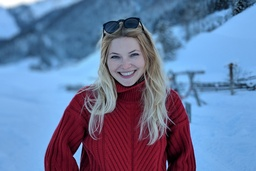
#> input picture CS 4363/Project/Google-Pixel-2-Portrait-Mode-Sample-Photo-1.jpg, 256 x 171 px, shrunk from 1200 x 800 before the run
$ python project.py   (older library calls are emulated)
#> lines starting #> are read from the running program, lines starting #| are printed output that depends on the picture; long printed decimals are rounded
#!/usr/bin/env python3
# -*- coding: utf-8 -*-
"""
Created on Sun Dec  2 21:34:59 2018

@author: Oscar Galindo and Aleksandr Diamond
"""


# Segmantation based on connected components
# Programmed by Olac Fuentes
# Last modified November 19, 2018

import numpy as np
import cv2

def find(i):
    if S[i] <0:
        return i
    s = find(S[i])
    S[i] = s #Path compression
    return s

def union(i,j,thr):
    # Joins two regions if they are similar
    # Keeps track of size and mean color of regions
    ri =find(i)
    rj = find(j)
    if (ri!= rj):
        d =  sum_pixels[ri,:]/count[ri] - sum_pixels[rj,:]/count[rj]
        diff = np.sqrt(np.sum(d*d))
        if diff < thr:
            S[rj] = ri
            count[ri]+=count[rj]
            count[rj]=0
            sum_pixels[ri,:]+=sum_pixels[rj,:]
            sum_pixels[rj,:]=0

def regular_union(i,j):
    # Joins two regions if they are similar
    # Keeps track of size and mean color of regions
    ri =find(i)
    rj = find(j)
    if (ri!= rj):
        S[rj] = ri
        count[ri]+=count[rj]
        count[rj]=0
        sum_pixels[ri,:]+=sum_pixels[rj,:]
        sum_pixels[rj,:]=0

def initialize(I):
    rows = I.shape[0]
    cols = I.shape[1]
    S=np.zeros(rows*cols).astype(np.int)-1
    count=np.ones(rows*cols).astype(np.int)
    sum_pixels = np.copy(I).reshape(rows*cols,3)
    return S, count, sum_pixels

def connected_components_segmentation(I,thr):
    rows = I.shape[0]
    cols = I.shape[1]
    for p in range(S.shape[0]):
        if p%cols < cols-1:  # If p is not in the last column
            union(p,p+1,thr) # p+1 is the pixel to the right of p
        if p//cols < rows-1: # If p is not in the last row
            union(p,p+cols,thr) # p+cols is the pixel to below p

def calculate_threshold(I):
    std = [np.std(I[:,:,0]), np.std(I[:,:,1]), np.std(I[:,:,2])]
    return std[np.argmax(std)]

def connect_face_region(x,y,width,length,I):
    print('Initial Pixel', y)
#    initial_pixel = 250
    initial_pixel = I.shape[1] * (y) + (x)
    for pixel_row in range (width):
        for pixel_column in range(length):
            regular_union(initial_pixel, I.shape[1] * (pixel_row) + pixel_column + initial_pixel)


######################################
face_cascade = cv2.CascadeClassifier('/anaconda3/share/OpenCV/haarcascades/haarcascade_frontalface_default.xml')
eye_cascade = cv2.CascadeClassifier('/anaconda3/share/OpenCV/haarcascades/haarcascade_eye.xml')
img = cv2.imread('Google-Pixel-2-Portrait-Mode-Sample-Photo-1.jpg')
#> img is the input picture: shape (171, 256, 3); mean B, G, R 159, 121.3, 103.3
gray = cv2.cvtColor(img, cv2.COLOR_BGR2GRAY)
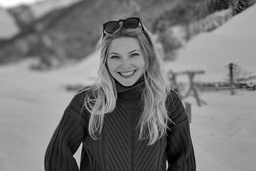
#> gray: shape (171, 256); min 0, max 255, mean 120.2
faces = face_cascade.detectMultiScale(gray, 1.2, 5)
#> faces = [[100, 36, 52, 52]]

for (x,y,w,h) in faces:
    I = img[y+2:y+h-2, x+2:x+w-2] #Change the order to get the actual face Sliced.
#    cv2.rectangle(img,(x,y),(x+w,y+h),(0,215,255),2)
    roi_gray = gray[y:y+h, x:x+w]
    roi_color = img[y:y+10, x:x+10]
#> this loop made 1 pass
#> pass 1, `I = img[y+2:y+h-2, x+2:x+w-2]`:
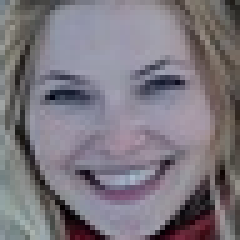
#> I: shape (48, 48, 3) (shown 5 times larger); mean B, G, R 126.9, 118.6, 123.9
#> pass 1, `roi_gray = gray[y:y+h, x:x+w]`:
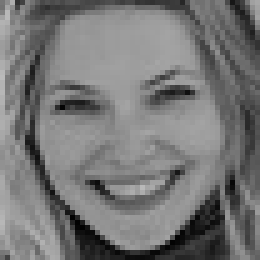
#> roi_gray: shape (52, 52) (shown 5 times larger); min 1, max 186, mean 118.4

cv2.imshow('Original Image',img)
######################################
image_number = 1
for (x,y,w,h) in faces:
    face  =  img[y+2:y+h-2,x+2:x+w-2,:]
    cv2.imshow(f'Face{image_number}', face)
    rows = img.shape[0]
    cols = img.shape[1]
    S, count, sum_pixels = initialize(img)
    connect_face_region(x,y,h,w,img)
#    if x+w < I.shape[1] and y+h < I.shape[0]:
    connect_face_region(x,y+h,h,w,img)
    cv2.imshow('Image body', img[y+h:img.shape[0], x:x+w,:])
#    thr = calculate_threshold(img[y+h:img.shape[0], x:x+w,:])
    thr = calculate_threshold(img[y:y+h, x:x+w,:])
#    thr = thr * 2
    print(thr)
    connected_components_segmentation(img,thr)
    print("Maximum number of pixels together",np.max(count))

    print('Regions found: ',np.sum(S==-1))
    print('Size 1 regions found: ',np.sum(count==1))

    rand_cm = np.random.random_sample((rows*cols, 3))
    seg_im_mean = np.zeros((rows,cols,3))
    seg_im_rand = np.zeros((rows,cols,3))
    for r in range(rows-1):
        for c in range(cols-1):
            f = find(r*cols+c)
            seg_im_mean[r,c,:] = sum_pixels[f,:]/count[f]
            seg_im_rand[r,c,:] = rand_cm[f,:]

    cv2.imshow('Segmentation 1 - using mean colors',seg_im_mean)
    cv2.imshow('Segmentation 2 - using random colors',seg_im_rand)
    image_number += 1
#> this loop made 1 pass
#> (x, y, w, h) on pass 1: (100, 36, 52, 52)
#| Initial Pixel 36
#| Initial Pixel 88
#| 44.491
#| Maximum number of pixels together 5495
#| Regions found:  16459
#| Size 1 regions found:  347
#> pass 1, `cv2.imshow('Image body', img[y+h:img.shape[0], x:x+w,:])`:
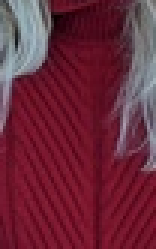
#> window 'Image body': shape (83, 52, 3) (shown 3 times larger); mean B, G, R 59.3, 41.7, 107.9
#> pass 1, `cv2.imshow('Segmentation 1 - using mean colors',seg_im_mean)`:
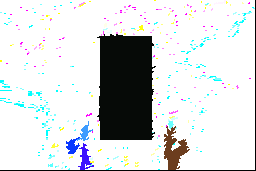
#> window 'Segmentation 1 - using mean co': shape (171, 256, 3); mean B, G, R 217.3, 216.3, 213.5
#> pass 1, `cv2.imshow('Segmentation 2 - using random colors',seg_im_rand)`:
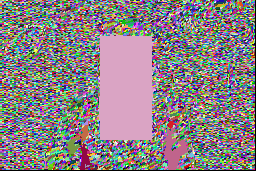
#> window 'Segmentation 2 - using random ': shape (171, 256, 3) float64; mean B, G, R 0.526, 0.508, 0.547
#> after the loop:
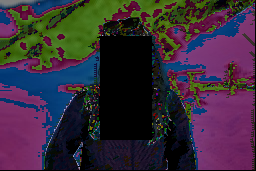
#> seg_im_mean: shape (171, 256, 3) float64; mean B, G, R 57, 43.2, 56
cv2.waitKey(0)
cv2.destroyAllWindows()

$ run again, with CS 4363/Project/11256-close-up-portrait-of-a-beautiful-girl-posing-outdoors-pv.jpg copied over CS 4363/Project/Google-Pixel-2-Portrait-Mode-Sample-Photo-1.jpg
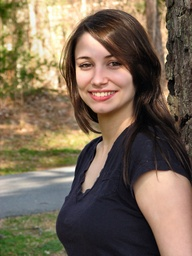
#> input picture CS 4363/Project/11256-close-up-portrait-of-a-beautiful-girl-posing-outdoors-pv.jpg, 192 x 256 px, shrunk from 958 x 1277 before the run
#> img is the input picture: shape (256, 192, 3); mean B, G, R 85.2, 104, 120.2
#> faces = [[64, 38, 71, 71]]
#> the loop `for (x,y,w,h) in faces:` made 1 pass
#> pass 1, `roi_gray = gray[y:y+h, x:x+w]`:
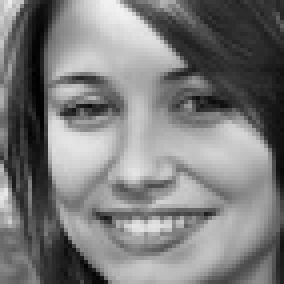
#> roi_gray: shape (71, 71) (shown 4 times larger); min 0, max 242, mean 123.3
#> the loop `for (x,y,w,h) in faces:` made 1 pass
#> (x, y, w, h) on pass 1: (64, 38, 71, 71)
#> (printed output is left out)
#> after the loop `for (x,y,w,h) in faces:`:
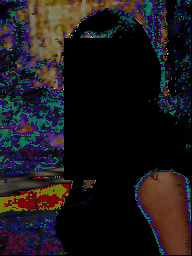
#> seg_im_mean: shape (256, 192, 3) float64; mean B, G, R 27.3, 25, 28.8
